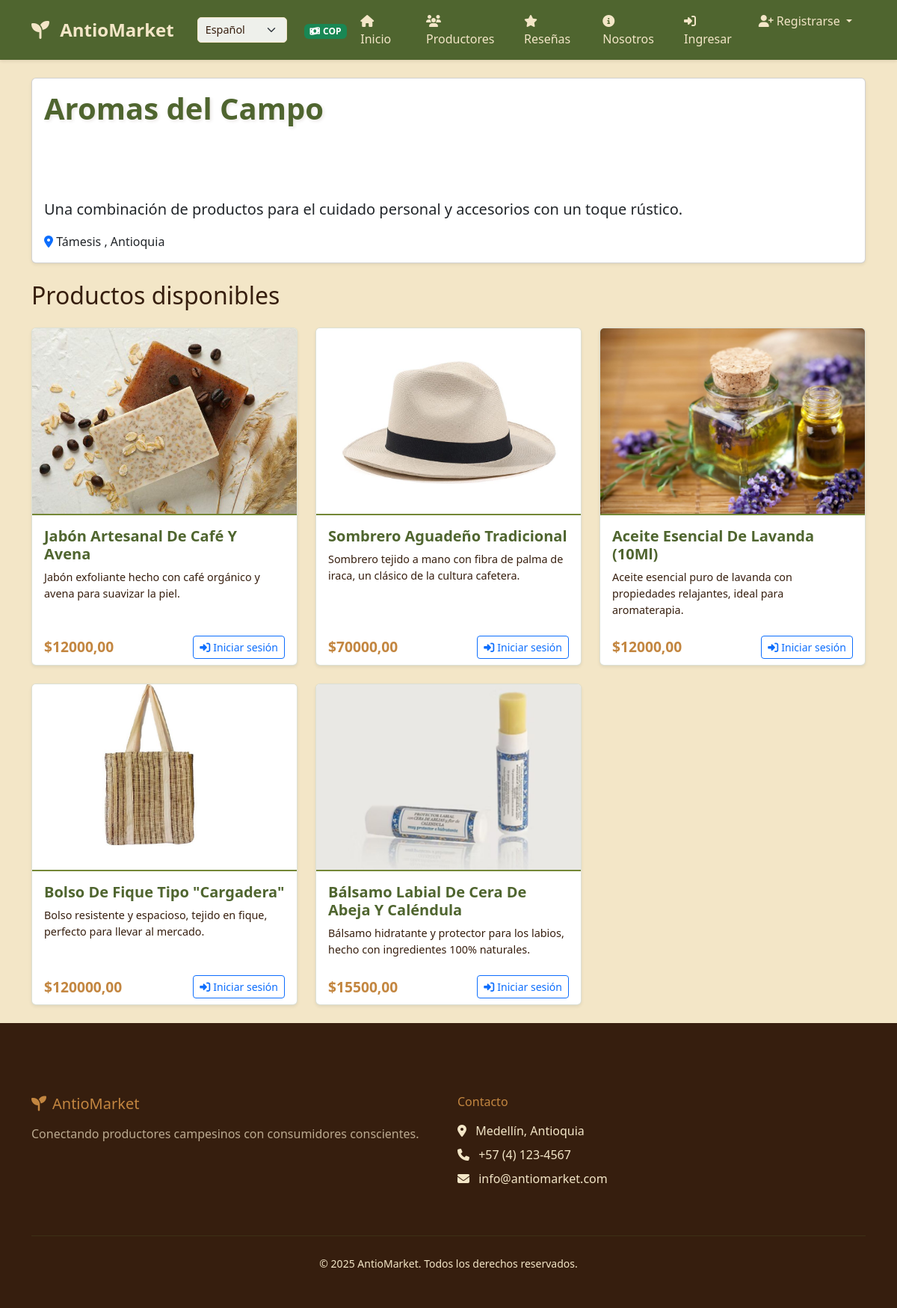
The app's page /es/cuentas/vendedor/8/ with its own data.
### cuentas/models.py (models this page shows, shortened)
class CuentaVendedor(models.Model):
    usuario = models.OneToOneField(Usuario, on_delete=models.CASCADE)
    nombre_tienda = models.CharField(max_length=150, default='Mi Tienda')
    descripcion_tienda = models.TextField()

class UbicacionVendedor(models.Model):
    vendedor = models.ForeignKey(CuentaVendedor, on_delete=models.CASCADE)
    departamento = models.CharField(max_length=50, default='Antioquia')
    municipio = models.CharField(max_length=50)
    direccion = models.CharField(max_length=200)
    descripcion_zona = models.TextField(blank=True)

### productos/models.py (models this page shows, shortened)
class Producto(models.Model):
    vendedor = models.ForeignKey("cuentas.CuentaVendedor", on_delete=models.CASCADE)
    nombre = models.CharField(max_length=100)
    descripcion = models.TextField()
    precio = models.DecimalField(max_digits=10, decimal_places=2)
    stock = models.IntegerField()
    categoria = models.CharField(max_length=50)
    imagen = models.ImageField(upload_to='productos/', blank=True, null=True, default='default.jpg')

### cuentas/views.py (the view)
# urls.py: path('vendedor/<int:pk>/', views.DetalleVendedorView.as_view(), name='detalle_vendedor'),
class DetalleVendedorView(DetailView):
    model = CuentaVendedor
    template_name = 'cuentas/detalle_vendedor.html'
    context_object_name = 'vendedor'
    def get_context_data(self, **kwargs):
        context = super().get_context_data(**kwargs)
        context['productos'] = Producto.objects.filter(vendedor=self.object)
        return context

### productos/context_processors.py (called while the page is built)
def currency_context(request):
    current_language = get_language()
    currency = 'USD' if current_language == 'en' else 'COP'
    return {
        'CURRENT_CURRENCY': currency,
        'CURRENCY_SYMBOL': CurrencyService.get_currency_symbol(currency),
        'currency_service': CurrencyService,
    }

### productos/currency_service.py (called while the page is built)
    @staticmethod
    def get_currency_symbol(currency_code):
        symbols = {
            'COP': '$',
            'USD': 'US$',
            'EUR': '€',
            'GBP': '£'
        }
        return symbols.get(currency_code, currency_code)

### cuentas/templates/cuentas/detalle_vendedor.html (shortened to what this page needs)
{% extends 'base.html' %}
{% block extra_css %}
{% load static %}
<link rel="stylesheet" href="{% static 'css/home.css' %}">
{% endblock %}
{% block content %}
<div class="container mt-4">
    <div class="card shadow-sm mb-4">
        <div class="card-body">
            <h1 class="page-title">{{ vendedor.nombre_tienda }}</h1>
            <p class="lead">{{ vendedor.descripcion_tienda }}</p>
            <p class="mb-0">
                <i class="fas fa-map-marker-alt text-primary"></i>
                {% for ubicacion in vendedor.ubicacionvendedor_set.all %}
                    {{ ubicacion.municipio }}{% if not forloop.last %}, {% endif %}
                {% endfor %}
                , Antioquia
            </p>
        </div>
    </div>
    <h2 class="mb-4">Productos disponibles</h2>
    <div class="row">
        {% for producto in productos %}
        <div class="col-md-4 mb-4">
            <div class="card h-100 shadow-sm product-card">
                {% if producto.imagen %}
                    <a href="{% url 'productos:detalle_producto' producto.pk %}">
                        <img src="{{ producto.imagen.url }}" class="card-img-top" alt="{{ producto.nombre }}">
                    </a>
                {% endif %}
                <div class="card-body">
                    <h5 class="card-title">
                        <a href="{% url 'productos:detalle_producto' producto.pk %}" class="text-decoration-none">
                            {{ producto.nombre }}
                        </a>
                    </h5>
                    <p class="card-text">{{ producto.descripcion|truncatechars:100 }}</p>
                </div>
                <div class="card-footer d-flex justify-content-between align-items-center bg-transparent border-0">
                    <span class="price-tag">${{ producto.precio }}</span>
                    {% if user.is_authenticated %}
                        {% if user.is_cliente %}
                            <a href="{% url 'carrito:agregar_producto' producto.id %}" class="btn btn-add-to-cart btn-sm">
                                <i class="fas fa-cart-plus me-1"></i>Agregar al carrito
                            </a>
                        {% else %}
                            <a href="{% url 'productos:detalle_producto' producto.pk %}" class="btn btn-outline-secondary btn-sm">
                                <i class="fas fa-eye me-1"></i>Ver producto
                            </a>
                        {% endif %}
                    {% else %}
                        <a href="{% url 'cuentas:login' %}" class="btn btn-outline-primary btn-sm">
                            <i class="fas fa-sign-in-alt me-1"></i>Iniciar sesión
                        </a>
                    {% endif %}
                </div>
            </div>
        </div>
        {% endfor %}
    </div>
</div>
{% endblock %}

### mercado_campesino/static/css/base.css (style rules this page uses)
:root { --color-fondo: #f3e6c7; --color-primario: #361e0e; --color-secundario: #c38640; --color-verde-oscuro: #4f652f; --color-verde-claro: #748736; }
body { background-color: var(--color-fondo); display: flex; flex-direction: column; min-height: 100vh; color: var(--color-primario); }

### productos/static/css/home.css (style rules this page uses)
.product-card { transition: transform 0.3s ease, box-shadow 0.3s ease; border: 1px solid rgba(79, 101, 47, 0.2); background-color: white; }
.product-card .card-img-top { height: 250px; object-fit: cover; border-bottom: 2px solid var(--color-verde-claro); }
.product-card .card-title { color: var(--color-verde-oscuro); font-weight: bold; }
.product-card .card-title a { color: var(--color-verde-oscuro) !important; text-decoration: none; }
.product-card .card-text { color: var(--color-primario); font-size: 0.9rem; }
.price-tag { color: var(--color-secundario); font-size: 1.2rem; font-weight: bold; }
.page-title { color: var(--color-verde-oscuro); font-weight: bold; text-shadow: 2px 2px 4px rgba(54, 30, 14, 0.1); margin-bottom: 4rem; padding-bottom: 2rem; }

### records on screen
CuentaVendedor: nombre_tienda "Aromas del Campo", descripcion_tienda "Una combinación de productos para el cuidado personal y accesorios con un toque rústico."
UbicacionVendedor: municipio "Támesis"
Producto: imagen (picture), nombre "Jabón Artesanal De Café Y Avena", descripcion "Jabón exfoliante hecho con café orgánico y avena para suavizar la piel.", precio "12000,00"
Producto: imagen (picture), nombre "Sombrero Aguadeño Tradicional", descripcion "Sombrero tejido a mano con fibra de palma de iraca, un clásico de la cultura cafetera.", precio "70000,00"
Producto: imagen (picture), nombre "Aceite Esencial De Lavanda (10Ml)", descripcion "Aceite esencial puro de lavanda con propiedades relajantes, ideal para aromaterapia.", precio "12000,00"
Producto: imagen (picture), nombre "Bolso De Fique Tipo \"Cargadera\"", descripcion "Bolso resistente y espacioso, tejido en fique, perfecto para llevar al mercado.", precio "120000,00"
Producto: imagen (picture), nombre "Bálsamo Labial De Cera De Abeja Y Caléndula", descripcion "Bálsamo hidratante y protector para los labios, hecho con ingredientes 100% naturales.", precio "15500,00"

### other values on screen
{{ CURRENT_CURRENCY }} "COP"
form field language "Español"
